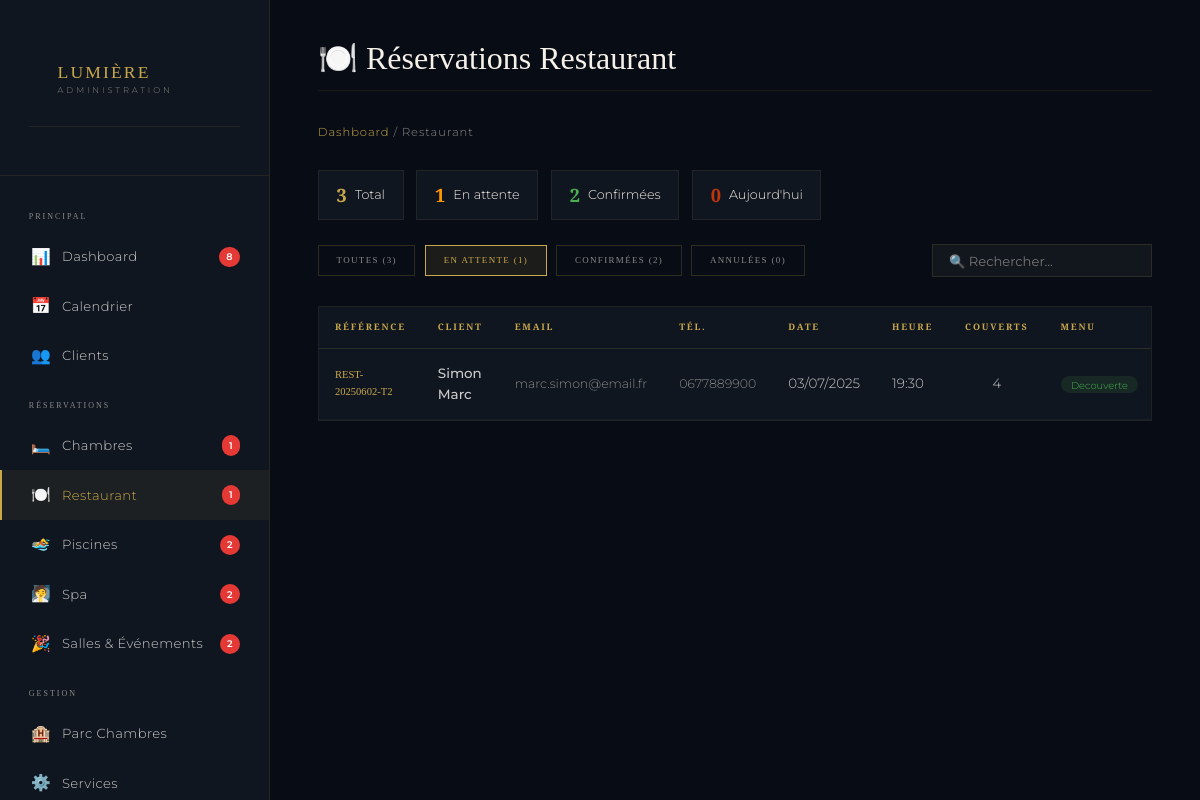
Page /admin/reservations_restaurants.php?statut=en_attente (signed in) on the committed database.
### tables this page shows
CREATE TABLE `restaurant_reservations` (
  `id`           INT UNSIGNED AUTO_INCREMENT PRIMARY KEY,
  `reference`    VARCHAR(20)   NOT NULL UNIQUE,
  `nom_client`   VARCHAR(200)  NOT NULL,
  `email_client` VARCHAR(191)  NOT NULL,
  `telephone`    VARCHAR(20),
  `date_res`     DATE          NOT NULL,
  `heure_res`    TIME          NOT NULL,
  `nb_couverts`  TINYINT       NOT NULL DEFAULT 2,
  `menu`         ENUM('decouverte','prestige','carte') DEFAULT 'carte',
  `statut`       ENUM('en_attente','confirmee','annulee') DEFAULT 'en_attente',
  `message`      TEXT,
  `created_at`   TIMESTAMP     DEFAULT CURRENT_TIMESTAMP
);

### admin/reservations_restaurants.php (the view, shortened to what this page needs)
<?php
$pdo = getDB();
$filtre = $_GET['statut'] ?? 'tous';
$sql = "SELECT * FROM restaurant_reservations";
$params = [];
if ($filtre !== 'tous') { $sql .= " WHERE statut=:s"; $params[':s']=$filtre; }
$sql .= " ORDER BY date_res DESC, heure_res ASC";
$stmt = $pdo->prepare($sql); $stmt->execute($params);
$reservations = $stmt->fetchAll();
$counts = ['tous'=>0,'en_attente'=>0,'confirmee'=>0,'annulee'=>0];
foreach(['en_attente','confirmee','annulee'] as $s) $counts[$s] = (int)$pdo->query("SELECT COUNT(*) FROM restaurant_reservations WHERE statut='$s'")->fetchColumn();
$counts['tous'] = array_sum(array_slice($counts,1));
$auj = (int)$pdo->query("SELECT COUNT(*) FROM restaurant_reservations WHERE date_res=CURDATE()")->fetchColumn();
?>
<!DOCTYPE html>
<html lang="fr">
<head>
  <link rel="stylesheet" href="../hotel-html/css/style.css">
  <link rel="stylesheet" href="css/admin.css">
</head>
<body>
<div class="admin-layout">
  <?php include __DIR__ . '/includes/sidebar.php'; ?>
  <main class="admin-contenu">
    <h1 class="admin-titre">🍽️ Réservations Restaurant</h1>
    <div class="admin-breadcrumb"><a href="dashboard.php">Dashboard</a> / Restaurant</div>
    <div class="mini-stat-row">
      <div class="mini-stat-chip"><strong style="color:var(--or)"><?= $counts['tous'] ?></strong> Total</div>
      <div class="mini-stat-chip"><strong style="color:#FF9800"><?= $counts['en_attente'] ?></strong> En attente</div>
      <div class="mini-stat-chip"><strong style="color:#4CAF50"><?= $counts['confirmee'] ?></strong> Confirmées</div>
      <div class="mini-stat-chip"><strong style="color:#BF360C"><?= $auj ?></strong> Aujourd'hui</div>
    </div>
    <div class="filtres-bar">
      <?php foreach(['tous'=>'Toutes','en_attente'=>'En attente','confirmee'=>'Confirmées','annulee'=>'Annulées'] as $k=>$l): ?>
      <a href="?statut=<?= $k ?>" class="filtre-btn <?= $filtre===$k?'actif':'' ?>"><?= $l ?> (<?= $counts[$k] ?>)</a>
      <?php endforeach; ?>
      <input type="text" class="search-input" placeholder="🔍 Rechercher..." oninput="document.querySelectorAll('#mainTable tbody tr').forEach(tr=>tr.style.display=tr.textContent.toLowerCase().includes(this.value.toLowerCase())?'':'none')">
    </div>
    <div class="panel" style="padding:0">
      <div class="tableau-wrap">
        <table class="tableau" id="mainTable">
          <thead><tr><th>Référence</th><th>Client</th><th>Email</th><th>Tél.</th><th>Date</th><th>Heure</th><th>Couverts</th><th>Menu</th><th>Statut</th><th>Actions</th></tr></thead>
          <tbody>
            <?php foreach($reservations as $r):
              $isToday = $r['date_res'] === date('Y-m-d');
            ?>
            <tr <?= $isToday ? 'style="background:rgba(191,54,12,0.04)"' : '' ?>>
              <td style="font-family:'Cinzel',serif;font-size:0.66rem;color:var(--or)"><?= htmlspecialchars($r['reference']) ?></td>
              <td style="font-weight:500"><?= htmlspecialchars($r['nom_client']) ?><?= $isToday ? ' <span style="font-size:0.6rem;color:#FF7043;margin-left:4px">● Aujourd\'hui</span>' : '' ?></td>
              <td style="font-size:0.78rem;color:var(--gris)"><?= htmlspecialchars($r['email_client']) ?></td>
              <td style="font-size:0.78rem;color:var(--gris)"><?= htmlspecialchars($r['telephone']??'—') ?></td>
              <td><?= date('d/m/Y',strtotime($r['date_res'])) ?></td>
              <td><?= substr($r['heure_res'],0,5) ?></td>
              <td style="text-align:center"><?= (int)$r['nb_couverts'] ?></td>
              <td>
                <?php $mc=['decouverte'=>['bg'=>'rgba(76,175,80,0.12)','c'=>'#4CAF50'],'prestige'=>['bg'=>'rgba(201,168,76,0.12)','c'=>'#C9A84C'],'carte'=>['bg'=>'rgba(41,182,246,0.12)','c'=>'#29B6F6']]; $m=$mc[$r['menu']]??$mc['carte']; ?>
                <span style="background:<?= $m['bg'] ?>;color:<?= $m['c'] ?>;padding:0.18rem 0.65rem;font-size:0.62rem;border-radius:10px"><?= ucfirst($r['menu']) ?></span>
              </td>
            </tr>
            <?php endforeach; ?>
          </tbody>
        </table>
      </div>
    </div>
  </main>
</div>
</body>
</html>

### hotel-html/css/style.css (style rules this page uses)
:root { --or: #C9A84C; --or-clair: #E8C97A; --or-sombre: #8B6914; --noir: #080C14; --noir-2: #10161F; --noir-3: #161D29; --ivoire: #F5F0E8; --ivoire-2: #EAE3D2; --bordeaux: #6B1E2E; --gris: #8A8A8A; --gris-clair: #CCCCCC; --ff-titre: 'Cormorant Garamond', serif; --ff-deco: 'Cinzel', serif; --ff-corps: 'Montserrat', sans-serif; --radius: 2px; --transition: 0.4s cubic-bezier(0.25, 0.46, 0.45, 0.94); --shadow-or: 0 0 40px rgba(201,168,76,0.15); }
*, *::before, *::after { box-sizing: border-box; margin: 0; padding: 0; }
html { scroll-behavior: smooth; font-size: 16px; }
body { background: var(--noir); color: var(--ivoire); font-family: var(--ff-corps); font-weight: 300; line-height: 1.7; overflow-x: hidden; }
a { color: inherit; text-decoration: none; }
h1,h2,h3,h4 { font-family: var(--ff-titre); font-weight: 400; line-height: 1.15; }
.filtre-btn { font-family: var(--ff-deco); font-size: 0.62rem; letter-spacing: 0.18em; text-transform: uppercase; padding: 0.55rem 1.4rem; border: 1px solid rgba(201,168,76,0.35); background: transparent; color: var(--gris-clair); cursor: pointer; transition: var(--transition); }
.filtre-btn:hover, .filtre-btn.actif { background: var(--or); color: var(--noir); border-color: var(--or); }
.admin-layout { display: grid; grid-template-columns: 260px 1fr; min-height: 100vh; }
.admin-contenu { padding: 3rem; background: var(--noir); }
.admin-titre { font-family: var(--ff-titre); font-size: 2.2rem; margin-bottom: 2rem; border-bottom: 1px solid rgba(201,168,76,0.1); padding-bottom: 1rem; }
.tableau { width: 100%; border-collapse: collapse; font-size: 0.85rem; }
.tableau th { font-family: var(--ff-deco); font-size: 0.58rem; letter-spacing: 0.2em; text-transform: uppercase; color: var(--or); border-bottom: 1px solid rgba(201,168,76,0.15); padding: 0.9rem 1rem; text-align: left; }
.tableau td { padding: 0.9rem 1rem; border-bottom: 1px solid rgba(255,255,255,0.04); color: var(--gris-clair); }

### rows in the picture
restaurant_reservations: reference "REST-20250602-T2", nom_client "Simon Marc", email_client "marc.simon@email.fr", telephone "0677889900", date_res "03/07/2025", heure_res "19:30", nb_couverts "4", menu "Decouverte"

### other values in the picture
$att_total "8"
$att['chambres'] "1"
$att['restaurants'] "1"
$att['piscines'] "2"
$att['spa'] "2"
$att['salles'] "2"
$counts['tous'] "3"
$counts['en_attente'] "1"
$counts['confirmee'] "2"
$auj "0"
$l "TOUTES"
$counts[$k] "3"
$l "EN ATTENTE"
$counts[$k] "1"
$l "CONFIRMÉES"
